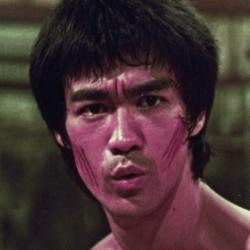
#> input picture data/BruceLee.JPG, 250 x 250 px
$ python -i build_ijbc.py   (imports and definitions only)
#> lines starting #> are read from the running program, lines starting #| are printed output that depends on the picture
'''
Copyright © 2020 by Xingbo Dong
xingbod@gmail.com
Monash University

Permission is hereby granted, free of charge, to any person obtaining a copy of this software and associated documentation files (the "Software"), to deal in the Software without restriction, including without limitation the rights to use, copy, modify, merge, publish, distribute, sublicense, and/or sell copies of the Software, and to permit persons to whom the Software is furnished to do so, subject to the following conditions:

The above copyright notice and this permission notice shall be included in all copies or substantial portions of the Software.

THE SOFTWARE IS PROVIDED "AS IS", WITHOUT WARRANTY OF ANY KIND, EXPRESS OR IMPLIED, INCLUDING BUT NOT LIMITED TO THE WARRANTIES OF MERCHANTABILITY, FITNESS FOR A PARTICULAR PURPOSE AND NONINFRINGEMENT. IN NO EVENT SHALL THE AUTHORS OR COPYRIGHT HOLDERS BE LIABLE FOR ANY CLAIM, DAMAGES OR OTHER LIABILITY, WHETHER IN AN ACTION OF CONTRACT, TORT OR OTHERWISE, ARISING FROM, OUT OF OR IN CONNECTION WITH THE SOFTWARE OR THE USE OR OTHER DEALINGS IN THE SOFTWARE.


'''
from absl import app, flags, logging
import cv2
import numpy as np
from PIL import Image
# [1 line not run here, left out]
import concurrent.futures
import os
root_path = '/media/Storage/facedata/ijbc/'
# root_path = '/media/charles/Storage/CropAlignFace/data/IJB-C/'
path_to_frames = root_path + 'images/'
metadata_path = root_path + 'protocols/ijbc_1N_probe_mixed.csv'
# metadata_path = root_path + 'protocols/ijbc_1N_gallery_G1.csv'
# metadata_path = root_path + 'protocols/ijbc_1N_gallery_G2.csv'
save_path = root_path + 'images_cropped/'
nn =0
def to_image(arr):
    if type(arr).__module__ == 'PIL.Image':
        return arr
    if type(arr).__module__ == 'numpy':
        return Image.fromarray(arr)

def get_groundtruth(dataset):
    "{frame_id: [template_id, x, y, w, h]"
    frame_map = {}
    # with open(dataset, 'r', encoding='utf-8') as csvreader:
    with open(dataset, 'r') as csvreader:

        all_data = csvreader.readlines()
        for line in all_data[1:]:
            data = line.strip().split(',')
            template_id, subject_id, frame_name = data[:3]

            x, y, w, h = data[4:]
            # if 'frames' in frame_name:
            if frame_name not in frame_map:
                frame_map[frame_name] = []
            frame_data = [x, y, w, h,subject_id]
            frame_map[frame_name] = frame_data

    return frame_map
def create_dir(path):
    if not os.path.exists(path):
        os.makedirs(path)
def process_crop(input):
    (frame_id, frame_data) = input
    print(frame_id)
    x, y, w, h,subject_id = frame_data
    try:
        draw = cv2.cvtColor(cv2.imread(path_to_frames + frame_id), cv2.COLOR_BGR2RGB)
        y = int(y)
        x = int(x)
        w = int(w)
        h = int(h)

        face = draw[y:y + h, x:x + w]
        create_dir(save_path + subject_id+'/')
        cv2.imwrite(save_path + subject_id+'/'+frame_id.split('/')[-2]+frame_id.split('/')[-1], face)
    except Exception as e:
        print(e)


def process_ijbc_frames():

    frames_data = get_groundtruth(metadata_path)
    with concurrent.futures.ProcessPoolExecutor() as executor:
        frames_data = get_groundtruth(metadata_path)
        executor.map(process_crop, frames_data.items())


    print("SUCCESS!!!!!")

def main(_):

    process_ijbc_frames()
    # [4 lines of commented-out code are left out]


# [2 lines not run here, left out]

>>> import cv2
>>> picture = cv2.imread('../data/BruceLee.JPG', cv2.IMREAD_GRAYSCALE)
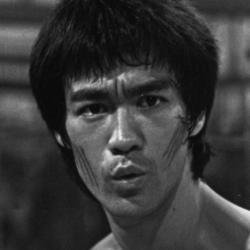
#> picture: shape (250, 250); min 5, max 239, mean 55.4
#> (the run stopped early here; a loop or call above may not have finished)
